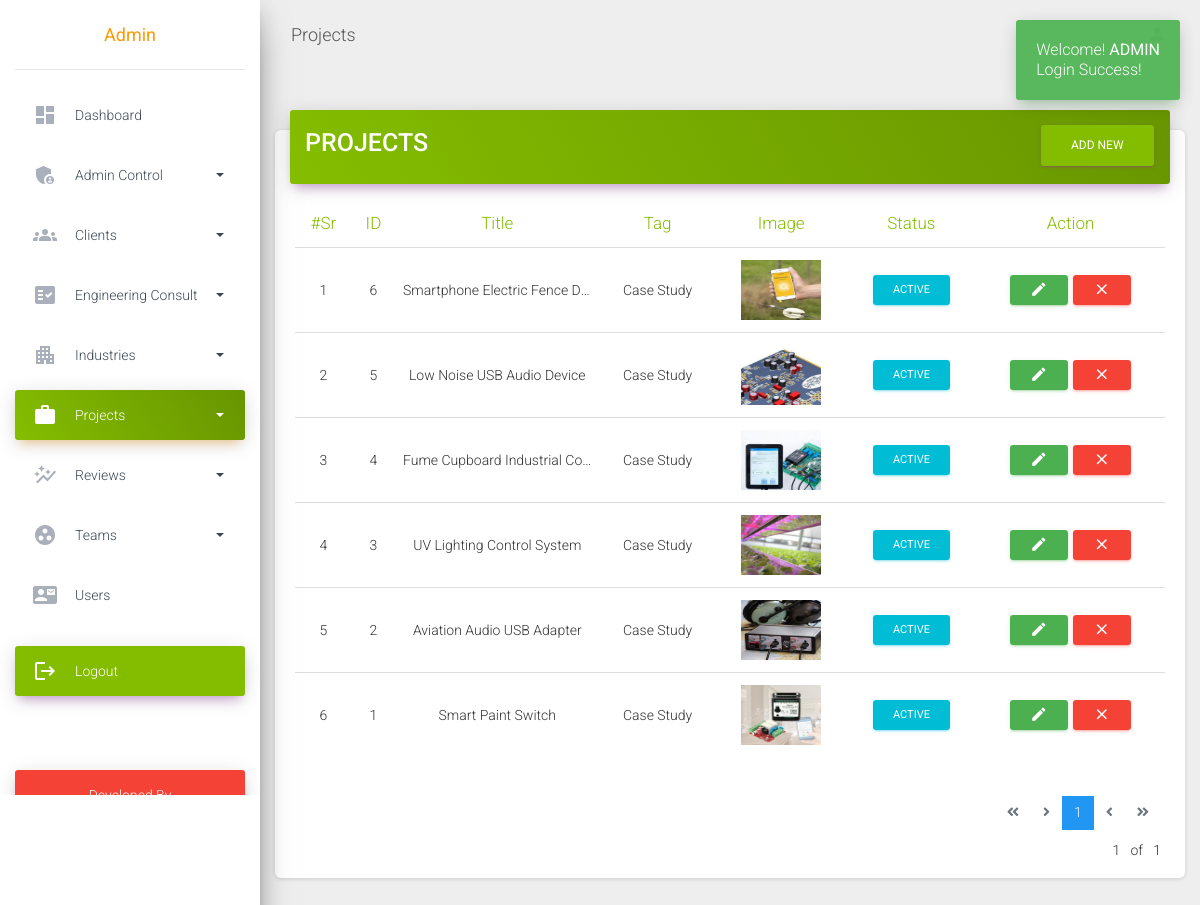
The page /admin/projects.php (signed in) on the database its author committed.
### tables this page shows
CREATE TABLE `projects` (
  `id` int(11) NOT NULL,
  `title` varchar(255) NOT NULL,
  `image` varchar(255) NOT NULL,
  `tag` varchar(255) NOT NULL,
  `status` tinyint(4) NOT NULL,
  `added_on` timestamp NOT NULL DEFAULT current_timestamp() ON UPDATE current_timestamp()
);

### inc/tables.php (called while the page is built, shortened)
<?php
if($page_name =='projects' || $page_name =='manage-projects'){
    $table = 'projects';
}
?>

### inc/function.php (called while the page is built, shortened)
<?php
$page_name = basename($_SERVER['PHP_SELF'], ".php");
?>

### inc/getData.php (called while the page is built, shortened)
<?php
require_once("tables.php");
$Show_record_per_page = 25;
$page_start = 0;
$serial = 1;
if(!isset($_GET["p"]) && $table=='product'){
  $sql = " SELECT `$table`.*,`categories`.`categories`,`sub_categories`.`sub_categories` FROM `$table`,`categories`,`sub_categories` WHERE `$table`.`categories_id`=`categories`.`id` AND `$table`.`sub_categories_id`= `sub_categories`.`id` ORDER BY `$table`.`id` DESC LIMIT $Show_record_per_page ";
}
elseif(!isset($_GET["p"]) && $table=='sub_categories'){
  $sql = " SELECT `$table`.*,`categories`.`categories` FROM `$table`,`categories` WHERE `$table`.`categories_id`=`categories`.`id` ORDER BY `$table`.`id` DESC LIMIT $Show_record_per_page";
}
elseif(!isset($_GET["p"]) && $table=='orders'){
    $sql = "SELECT `orders`.*, `orders_status`.`name` as `order_status_str` FROM `orders`,`orders_status` WHERE`orders_status`.`id`=`orders`.`order_status` ORDER BY `orders`.`id` DESC LIMIT $page_start ,$Show_record_per_page";
 }
elseif(isset($_GET["p"]) && $table=='orders'){
  $sql = "SELECT `orders`.*, `orders_status`.`name` as `order_status_str` FROM `orders`,`orders_status` WHERE`orders_status`.`id`=`orders`.`order_status` ORDER BY `orders`.`id` DESC LIMIT $page_start ,$Show_record_per_page";
}
elseif(isset($_GET["p"]) && $table=='sub_categories'){
  $sql = " SELECT `$table`.*,`categories`.`categories` FROM `$table`,`categories` WHERE `$table`.`categories_id`=`categories`.`id` ORDER BY `$table`.`id` DESC LIMIT $page_start ,$Show_record_per_page";
}
else{
  $sql = "SELECT * FROM `$table` ORDER BY `id` desc LIMIT $page_start ,$Show_record_per_page";
}
?>

### admin/projects.php (the view, shortened to what this page needs)
<?php
require( "../inc/top-dashboard.php" );
require( "../inc/getData.php" );
?>
<div class = "wrapper">
<?php require( "../inc/sidebar.php" );
?>
<div class = "main-panel">
<?php require( "../inc/top-navbar.php" );
?>
<div class = "content">
<?php
if ( isset( $_SESSION["msg"] ) ) {
    echo $_SESSION["msg"];
}
?>
<div class = "container-fluid px-0">
<div class = "col-12 px-0">
<div class = "card">
<div class = "card-header card-header-primary">
<h3 class = "card-title float-left text-uppercase font-weight-bold">projects
</h3>
<a href = "manage-projects" class = "card-title float-right btn btn-primary">Add
New
</a>
</div>
<div class = "card-body table-responsive">
<?php
$res = mysqli_query($con,$sql);
if(mysqli_num_rows($res)>0){
?>
<table class = "table table-hover text-center text-capitalize">
<thead class = "text-primary">
<th>#sr</th>
<th>ID</th>
<th>Title</th>
<th>Tag</th>
<th>Image</th>
<th>Status</th>
<th>Action</th>
</thead>
<tbody>
<?php
    while($row = mysqli_fetch_array($res)){
?>
        <tr>
        <td><?php echo $serial;?></td>
        <td><?php echo $row["id"];
        ?></td>
        <td title = "<?php if($row["title"]!=""){ echo $row["title"];}else{ echo "Empty";}?>" rel = "tooltip" class = "  text-truncate btn-tooltip" tab-index="0"
        style = "max-width: 150px;"><?php if($row["title"]!=""){ echo $row["title"];}else{ echo "Empty";}?></td>
        <td title = "<?php if($row["tag"]!=""){ echo $row["tag"];}else{ echo "Empty";}?>" rel = "tooltip" class = "  text-truncate btn-tooltip" tab-index="0"
        style = "max-width: 150px;"><?php if($row["tag"]!=""){ echo $row["tag"];}else{ echo "Empty";}?></td>
        <td><img src = "../assets/media/projects/<?php echo $row["image"]; ?>"
        alt = "<?php echo $row["image"]; ?>" title = "<?php echo $row["image"]; ?>"
        rel = "tooltip" style = "height: 60px; width:80px;"></td>
        <td><?php if ( $row["status"] == 1 ) {
            echo "<a href='?type=status&operation=deactive&id=" . $row['id'] . "'  class='btn btn-info btn-sm text-white btn-tooltip' tab-index='0' rel='tooltip' title='Click To Deactivate'>Active</a>";
        } else {
            echo "<a href='?type=status&operation=active&id=" . $row['id'] . "' class='btn btn-warning btn-sm text-white btn-tooltip' tab-index='0' rel='tooltip' title='Click To Activate'>Deactive</a>";
        }
        ?></td>
        <td>
        <a href = "manage-projects?id=<?php echo $row['id'] ?>"
        class = "btn btn-success btn-sm text-white btn-tooltip" tab-index="0" rel = "tooltip" title = "Edit"><i
        class = "material-icons">create</i></a>
       <?php if (isset($_SESSION["ADMIN_ROLE"]) && $_SESSION["ADMIN_ROLE"] == "1") {
                    ?>
        <a href = "?type=delete&id=<?php echo $row['id'] ?>"
        class = "text-white btn btn-danger btn-sm del btn-tooltip" id="btn_delete" tab-index="0" rel = "tooltip"
        title = "Delete"><i class = "material-icons">close</i></a>
        <?php }?>
        </td>
        </tr>
        <?php
        $serial++;
    }
?>
</tbody>
</table>
</div>
<?php
require_once("../inc/pagination.php");
}else{
    echo '  <div class="btn btn-lg w-100 btn-primary bg-gradient-primary text-white">
    <strong>SORRY! </strong> No Data Found </div>';
}
 ?>
</div>
</div>
</div>
</div>
</div>
</div>
<?php
require( "../inc/footer-dashboard.php" );
?>

### assets/css/custom-dashboard.css (style rules this page uses)
.msg { position: absolute; top: 20px; z-index: 9999; padding: 20px!important; width: auto; max-width: 300px; right: 20px; display: block; text-transform: capitalize; }

### rows shown on the page
projects: id "6", title "Smartphone Electric Fence D…", tag "Case Study", image (picture)
projects: id "5", title "Low Noise USB Audio Device", tag "Case Study", image (picture)
projects: id "4", title "Fume Cupboard Industrial C…", tag "Case Study", image (picture)
projects: id "3", title "UV Lighting Control System", tag "Case Study", image (picture)
projects: id "2", title "Aviation Audio USB Adapter", tag "Case Study", image (picture)
projects: id "1", title "Smart Paint Switch", tag "Case Study", image (picture)

### other values the page prints
$_SESSION["ADMIN_USERNAME"] "Admin"
$page_title "Projects"
$_SESSION["msg"] "Welcome! ADMIN Login Success!"
$current_page "1"
$pagination "1"
